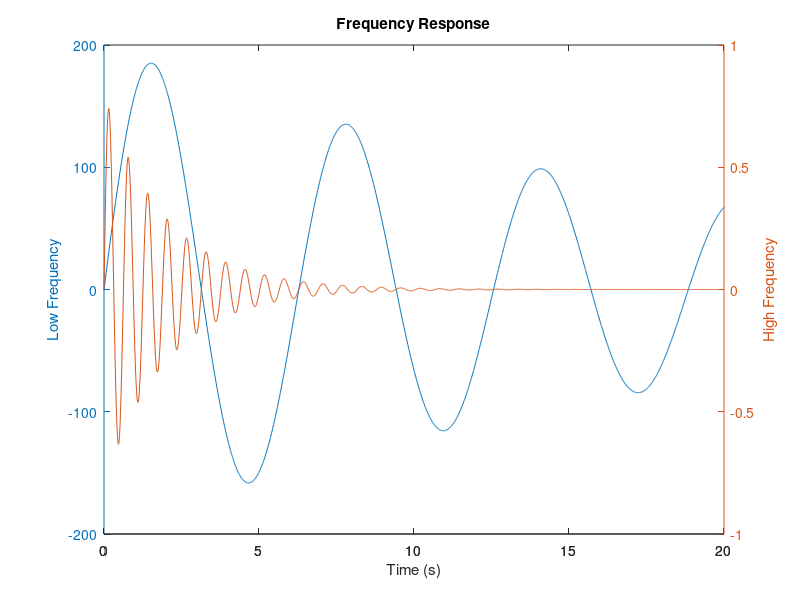

MATLAB code to generate this figure: (Note: this script raises an error after producing the figure.)
 % Create some data for the two curves to be plotted
 x  = 0:0.01:20;
 y1 = 200*exp(-0.05*x).*sin(x);
 y2 = 0.8*exp(-0.5*x).*sin(10*x);

 % Create a plot with 2 y axes using the plotyy function
 figure;
 [ax, h1, h2] = plotyy(x, y1, x, y2, 'plot');

 % Add title and x axis label
 xlabel('Time (s)');
 title('Frequency Response');

 % Use the axis handles to set the labels of the y axes
 set(get(ax(1), 'Ylabel'), 'String', 'Low Frequency');
 set(get(ax(2), 'Ylabel'), 'String', 'High Frequency');

 %--PLOTLY--%
 p = fig2plotly; % <-- converts the yy-plot to an interactive, online version.

 %--URL--%
 % p.url = 'https://plot.ly/~matlab_user_guide/1522'
